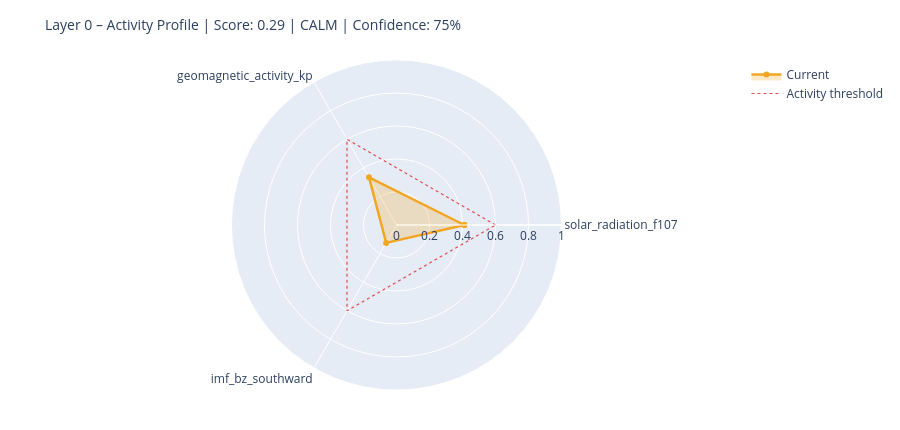

This figure's notebook cell:
### Markdown cell above
---
## 6. State Assessment & Handoff to Layer 1

### Code cell
# ============================================================
# STEP 1 – Collect raw values with source modes
# Mode: 'primary' | 'fallback_3h' | 'last_valid' | 'missing'
# ============================================================

def safe_last(df, col):
    if df is None or col not in df.columns: return None
    s = df[col].dropna()
    return float(s.iloc[-1]) if not s.empty else None

f107_now = safe_last(df_f107, 'f10.7')
bz_now   = safe_last(df_mag,  'bz_gsm')
kp_now   = safe_last(df_kp,   'kp')
sw_now   = safe_last(df_sw,   'speed')

source_modes = {
    'F10.7':    'primary'  if f107_now is not None else 'missing',
    'Kp':       'primary'  if kp_now   is not None else 'missing',
    'IMF_Bz':   'primary'  if bz_now   is not None else 'missing',
    'SW_speed': 'primary'  if sw_now   is not None else 'missing',
}

# Kp Fallback – 3h endpoint
if kp_now is None:
    try:
        r = requests.get(
            'https://services.swpc.noaa.gov/json/noaa-planetary-k-index.json',
            timeout=10)
        r.raise_for_status()
        fb = pd.DataFrame(r.json())
        tc = next((c for c in fb.columns if 'time' in c.lower()), fb.columns[0])
        kc = next((c for c in fb.columns if 'kp' in c.lower() and c != tc), None)
        if kc:
            fb[kc] = fb[kc].astype(str).str.extract(r'([0-9]+(?:\.[0-9]*)?)')[0]
            fb[kc] = pd.to_numeric(fb[kc], errors='coerce')
            fb = fb[fb[kc] >= 0].dropna(subset=[kc])
            if not fb.empty:
                kp_now = float(fb[kc].iloc[-1])
                source_modes['Kp'] = 'fallback_3h'
                print(f'  Kp fallback (3h): {kp_now:.1f}')
    except Exception as e:
        print(f'  Kp fallback failed: {e}')

# Solar Wind Fallback – last valid value
if sw_now is None and df_sw is not None and 'speed' in df_sw.columns:
    s = df_sw['speed'].dropna()
    if not s.empty:
        sw_now = float(s.iloc[-1])
        source_modes['SW_speed'] = 'last_valid'
        print(f'  SW fallback (last_valid): {sw_now:.0f} km/s')

print()
print('Source modes:', source_modes)

# ============================================================
# STEP 2 – Score from available components only
# ============================================================

def norm(v, lo, hi):
    if v is None: return None
    return max(0.0, min(1.0, (v - lo) / (hi - lo)))

COMPONENTS = {
    'solar_radiation_f107':    (f107_now, norm(f107_now, 60, 250)),
    'geomagnetic_activity_kp': (kp_now,   norm(kp_now,   0,   9)),
    'imf_bz_southward':        (bz_now,   norm(-(bz_now or 0) if bz_now else None, -5, 30)
                                           if bz_now is not None else None),
    'solar_wind_speed':        (sw_now,   norm(sw_now, 300, 800)),
}

available   = {k: v[1] for k, v in COMPONENTS.items() if v[1] is not None}
unavailable = [k for k, v in COMPONENTS.items() if v[1] is None]

layer0_score = round(sum(available.values()) / len(available), 4) if available else None
confidence   = round(len(available) / len(COMPONENTS), 2)

level = ('unknown'  if layer0_score is None
         else 'calm'     if layer0_score < 0.3
         else 'moderate' if layer0_score < 0.6
         else 'active')

# ============================================================
# STEP 3 – Dominant Driver
# ============================================================

def dominant_driver(kp, f107, bz, sw):
    candidates = []
    if kp   is not None and kp   >= 4:   candidates.append(('geomagnetic',    kp / 9))
    if sw   is not None and sw   >= 500:  candidates.append(('solar_wind',     sw / 800))
    if bz   is not None and bz   <= -5:   candidates.append(('imf_southward',  abs(bz) / 30))
    if f107 is not None and f107 >= 150:  candidates.append(('solar_radiation',f107 / 250))
    return max(candidates, key=lambda x: x[1])[0] if candidates else 'none'

driver = dominant_driver(kp_now, f107_now, bz_now, sw_now)

# ============================================================
# STEP 4 – Downstream expectations
# ============================================================

def downstream_expectation(driver, score, kp, bz, f107):
    exp = {
        'magnetosphere':        'calm',
        'ionosphere':           'calm',
        'schumann_resonance':   'unchanged',
        'lithosphere_currents': 'low',
    }
    if driver == 'geomagnetic' or (kp and kp >= 5):
        exp['magnetosphere']        = 'compressed / storm'
        exp['ionosphere']           = 'elevated disturbance (TEC variability)'
        exp['schumann_resonance']   = 'elevated amplitude possible'
        exp['lithosphere_currents'] = 'elevated induction currents'
    elif driver == 'imf_southward' or (bz and bz <= -5):
        exp['magnetosphere']        = 'energy coupling active'
        exp['ionosphere']           = 'elevated electron density possible'
        exp['schumann_resonance']   = 'slight modulation possible'
    elif driver == 'solar_radiation' or (f107 and f107 >= 150):
        exp['ionosphere']           = 'elevated ionization (F-layer)'
        exp['schumann_resonance']   = 'slightly elevated background activity'
    return exp

downstream = downstream_expectation(driver, layer0_score, kp_now, bz_now, f107_now)

# ============================================================
# CONSOLE OUTPUT
# ============================================================

W = 58
print('=' * W)
print('LAYER 0 – STATE ASSESSMENT')
print('=' * W)
for name, (raw_v, score_v) in COMPONENTS.items():
    if score_v is not None:
        bar = '█' * int(score_v * 20) + '░' * (20 - int(score_v * 20))
        print(f'  {name:<35}  {bar}  {score_v:.2f}')
    else:
        print(f'  {name:<35}  {"─" * 20}  n/a')
print('-' * W)
print(f'  Score ({len(available)}/{len(COMPONENTS)} components):  {layer0_score:.3f}')
print(f'  Confidence:         {confidence:.0%}')
print(f'  Level:              {level.upper()}')
print(f'  Dominant Driver:    {driver}')

# Radar chart
cats = list(available.keys())
vals = list(available.values())
if len(cats) >= 3:
    fig = go.Figure()
    fig.add_trace(go.Scatterpolar(
        r=vals + [vals[0]], theta=cats + [cats[0]],
        fill='toself', fillcolor='rgba(242,166,35,0.25)',
        line=dict(color='#F2A623', width=2.5), name='Current'
    ))
    fig.add_trace(go.Scatterpolar(
        r=[0.6] * (len(cats) + 1), theta=cats + [cats[0]],
        line=dict(color='#E24B4A', dash='dot', width=1.2),
        mode='lines', name='Activity threshold'
    ))
    fig.update_layout(
        title=dict(text=f'Layer 0 – Activity Profile | Score: {layer0_score:.2f} | {level.upper()} | Confidence: {confidence:.0%}',
                   font=dict(size=14)),
        polar=dict(radialaxis=dict(visible=True, range=[0, 1])),
        height=430, showlegend=True,
        margin=dict(l=60, r=60, t=60, b=40)
    )
    fig.show()

### Figure 1 — Plotly figure (JSON) as saved in the notebook; plotly's stock layout.template omitted (floating-point values rounded to 4 significant figures)
{"data": [{"fill": "toself", "fillcolor": "rgba(242,166,35,0.25)", "line": {"color": "#F2A623", "width": 2.5}, "name": "Current", "r": [0.4116, 0.3333, 0.1251, 0.4116], "theta": ["solar_radiation_f107", "geomagnetic_activity_kp", "imf_bz_southward", "solar_radiation_f107"], "type": "scatterpolar"}, {"line": {"color": "#E24B4A", "dash": "dot", "width": 1.2}, "mode": "lines", "name": "Activity threshold", "r": [0.6, 0.6, 0.6, 0.6], "theta": ["solar_radiation_f107", "geomagnetic_activity_kp", "imf_bz_southward", "solar_radiation_f107"], "type": "scatterpolar"}], "layout": {"height": 430, "margin": {"b": 40, "l": 60, "r": 60, "t": 60}, "polar": {"radialaxis": {"range": [0, 1], "visible": true}}, "showlegend": true, "title": {"font": {"size": 14}, "text": "Layer 0 – Activity Profile | Score: 0.29 | CALM | Confidence: 75%"}}}
